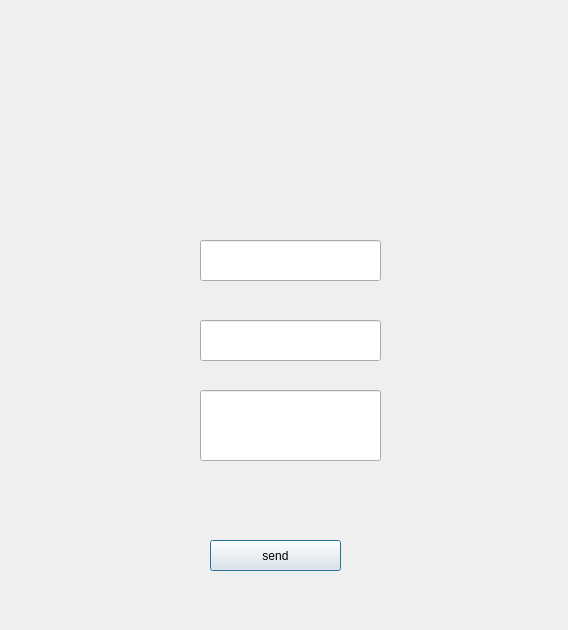
<?xml version="1.0" encoding="UTF-8"?>
<ui version="4.0">
 <class>Dialog</class>
 <widget class="QDialog" name="Dialog">
  <property name="geometry">
   <rect>
    <x>0</x>
    <y>0</y>
    <width>568</width>
    <height>630</height>
   </rect>
  </property>
  <property name="windowTitle">
   <string>Dialog</string>
  </property>
  <widget class="QLineEdit" name="name">
   <property name="geometry">
    <rect>
     <x>200</x>
     <y>240</y>
     <width>181</width>
     <height>41</height>
    </rect>
   </property>
  </widget>
  <widget class="QLineEdit" name="price">
   <property name="geometry">
    <rect>
     <x>200</x>
     <y>320</y>
     <width>181</width>
     <height>41</height>
    </rect>
   </property>
  </widget>
  <widget class="QLineEdit" name="description">
   <property name="geometry">
    <rect>
     <x>200</x>
     <y>390</y>
     <width>181</width>
     <height>71</height>
    </rect>
   </property>
  </widget>
  <widget class="QPushButton" name="send_button">
   <property name="geometry">
    <rect>
     <x>210</x>
     <y>540</y>
     <width>131</width>
     <height>31</height>
    </rect>
   </property>
   <property name="text">
    <string>send</string>
   </property>
  </widget>
  <widget class="QLabel" name="label">
   <property name="geometry">
    <rect>
     <x>170</x>
     <y>70</y>
     <width>251</width>
     <height>101</height>
    </rect>
   </property>
   <property name="styleSheet">
    <string notr="true">image: url(:/newPrefix/Users/01iVe/Downloads/pic.jpg);</string>
   </property>
   <property name="text">
    <string/>
   </property>
  </widget>
 </widget>
 <resources>
  <include location="test.qrc"/>
 </resources>
 <connections/>
</ui>
